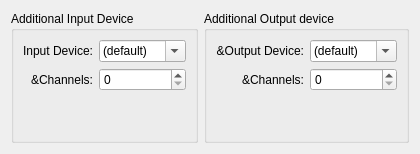
         <widget class="QWidget" name="AlsaTab">
          <attribute name="title">
           <string>Alsa</string>
          </attribute>
          <layout class="QFormLayout" name="formLayout_3">
           <item row="0" column="0">
            <widget class="QGroupBox" name="AlsaInDeviceGroup">
             <property name="title">
              <string>Additional Input Device</string>
             </property>
             <layout class="QFormLayout" name="formLayout">
              <item row="0" column="0">
               <layout class="QGridLayout" name="gridLayout">
                <item row="0" column="0">
                 <widget class="QLabel" name="InDeviceAddTextLabel">
                  <property name="font">
                   <font>
                    <weight>50</weight>
                    <bold>false</bold>
                   </font>
                  </property>
                  <property name="text">
                   <string>Input Device:</string>
                  </property>
                  <property name="alignment">
                   <set>Qt::AlignRight|Qt::AlignTrailing|Qt::AlignVCenter</set>
                  </property>
                  <property name="wordWrap">
                   <bool>false</bool>
                  </property>
                  <property name="buddy">
                   <cstring>OutDeviceComboBox</cstring>
                  </property>
                 </widget>
                </item>
                <item row="1" column="0">
                 <widget class="QLabel" name="ChanTextLabel_3">
                  <property name="font">
                   <font>
                    <weight>50</weight>
                    <bold>false</bold>
                   </font>
                  </property>
                  <property name="text">
                   <string>&amp;Channels:</string>
                  </property>
                  <property name="alignment">
                   <set>Qt::AlignRight|Qt::AlignTrailing|Qt::AlignVCenter</set>
                  </property>
                  <property name="wordWrap">
                   <bool>false</bool>
                  </property>
                  <property name="margin">
                   <number>0</number>
                  </property>
                  <property name="buddy">
                   <cstring>ChanSpinBox</cstring>
                  </property>
                 </widget>
                </item>
                <item row="0" column="1">
                 <widget class="qjackctlInterfaceComboBox" name="InDeviceAddComboBox">
                  <property name="font">
                   <font>
                    <weight>50</weight>
                    <bold>false</bold>
                   </font>
                  </property>
                  <property name="toolTip">
                   <string>Alternate output device for playback</string>
                  </property>
                  <property name="editable">
                   <bool>true</bool>
                  </property>
                  <item>
                   <property name="text">
                    <string>(default)</string>
                   </property>
                  </item>
                  <item>
                   <property name="text">
                    <string>hw:0</string>
                   </property>
                  </item>
                  <item>
                   <property name="text">
                    <string>plughw:0</string>
                   </property>
                  </item>
                  <item>
                   <property name="text">
                    <string>/dev/audio</string>
                   </property>
                  </item>
                  <item>
                   <property name="text">
                    <string>/dev/dsp</string>
                   </property>
                  </item>
                 </widget>
                </item>
                <item row="1" column="1">
                 <widget class="QSpinBox" name="InChannelsAddSpinBox">
                  <property name="font">
                   <font>
                    <weight>50</weight>
                    <bold>false</bold>
                   </font>
                  </property>
                  <property name="toolTip">
                   <string>Maximum number of audio channels to allocate</string>
                  </property>
                  <property name="minimum">
                   <number>0</number>
                  </property>
                  <property name="maximum">
                   <number>999</number>
                  </property>
                  <property name="value">
                   <number>0</number>
                  </property>
                 </widget>
                </item>
                <item row="2" column="1">
                 <spacer name="verticalSpacer_2">
                  <property name="orientation">
                   <enum>Qt::Vertical</enum>
                  </property>
                  <property name="sizeHint" stdset="0">
                   <size>
                    <width>20</width>
                    <height>40</height>
                   </size>
                  </property>
                 </spacer>
                </item>
               </layout>
              </item>
             </layout>
            </widget>
           </item>
           <item row="0" column="1">
            <widget class="QGroupBox" name="AlsaOutDeviceGroup">
             <property name="title">
              <string>Additional Output device</string>
             </property>
             <layout class="QFormLayout" name="formLayout_2">
              <item row="0" column="0">
               <layout class="QGridLayout" name="gridLayout_2">
                <item row="0" column="1">
                 <widget class="qjackctlInterfaceComboBox" name="OutDeviceAddComboBox">
                  <property name="font">
                   <font>
                    <weight>50</weight>
                    <bold>false</bold>
                   </font>
                  </property>
                  <property name="toolTip">
                   <string>Alternate input device for capture</string>
                  </property>
                  <property name="editable">
                   <bool>true</bool>
                  </property>
                  <item>
                   <property name="text">
                    <string>(default)</string>
                   </property>
                  </item>
                  <item>
                   <property name="text">
                    <string>hw:0</string>
                   </property>
                  </item>
                  <item>
                   <property name="text">
                    <string>plughw:0</string>
                   </property>
                  </item>
                  <item>
                   <property name="text">
                    <string>/dev/audio</string>
                   </property>
                  </item>
                  <item>
                   <property name="text">
                    <string>/dev/dsp</string>
                   </property>
                  </item>
                 </widget>
                </item>
                <item row="0" column="0">
                 <widget class="QLabel" name="OutDeviceAddTextLabel">
                  <property name="font">
                   <font>
                    <weight>50</weight>
                    <bold>false</bold>
                   </font>
                  </property>
                  <property name="text">
                   <string>&amp;Output Device:</string>
                  </property>
                  <property name="alignment">
                   <set>Qt::AlignRight|Qt::AlignTrailing|Qt::AlignVCenter</set>
                  </property>
                  <property name="wordWrap">
                   <bool>false</bool>
                  </property>
                  <property name="buddy">
                   <cstring>InDeviceComboBox</cstring>
                  </property>
                 </widget>
                </item>
                <item row="1" column="1">
                 <widget class="QSpinBox" name="OutChannelsAddSpinBox">
                  <property name="font">
                   <font>
                    <weight>50</weight>
                    <bold>false</bold>
                   </font>
                  </property>
                  <property name="toolTip">
                   <string>Maximum number of audio channels to allocate</string>
                  </property>
                  <property name="minimum">
                   <number>0</number>
                  </property>
                  <property name="maximum">
                   <number>999</number>
                  </property>
                  <property name="value">
                   <number>0</number>
                  </property>
                 </widget>
                </item>
                <item row="1" column="0">
                 <widget class="QLabel" name="ChanTextLabel_2">
                  <property name="font">
                   <font>
                    <weight>50</weight>
                    <bold>false</bold>
                   </font>
                  </property>
                  <property name="text">
                   <string>&amp;Channels:</string>
                  </property>
                  <property name="alignment">
                   <set>Qt::AlignRight|Qt::AlignTrailing|Qt::AlignVCenter</set>
                  </property>
                  <property name="wordWrap">
                   <bool>false</bool>
                  </property>
                  <property name="margin">
                   <number>0</number>
                  </property>
                  <property name="buddy">
                   <cstring>ChanSpinBox</cstring>
                  </property>
                 </widget>
                </item>
                <item row="2" column="0">
                 <spacer name="verticalSpacer">
                  <property name="orientation">
                   <enum>Qt::Vertical</enum>
                  </property>
                  <property name="sizeHint" stdset="0">
                   <size>
                    <width>20</width>
                    <height>40</height>
                   </size>
                  </property>
                 </spacer>
                </item>
               </layout>
              </item>
             </layout>
            </widget>
           </item>
          </layout>
         </widget>
